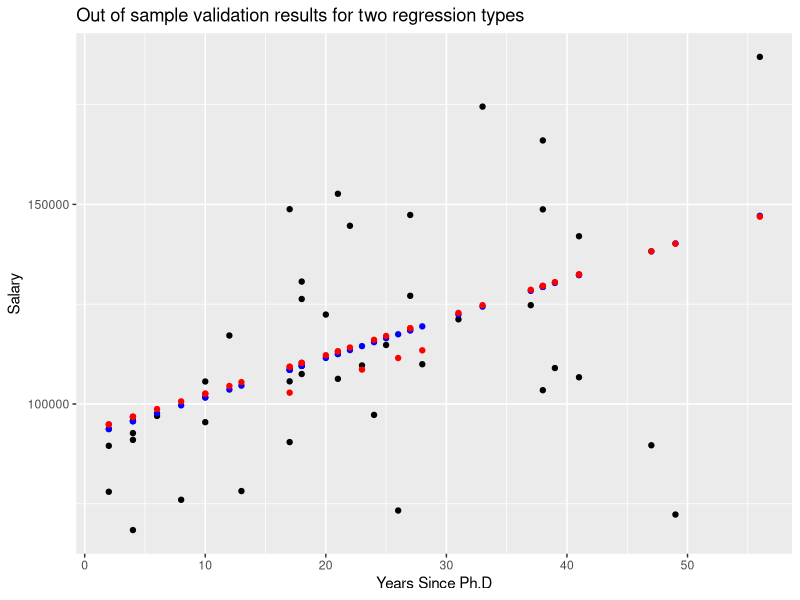

Reproduce this figure in R.
##############################################################################
## Worksheet 4: Out of sample validation
## Author: Amelia Bertozzi-Villa
## Description: Give an example of out-of-sample validation, using the 
##              Salaries dataset. The question: which regression is better at
##              predicting salary, a bivariate regression on yrs.since.phd
##              or a multivariate regression including sex?
##############################################################################

## load libraries
library(data.table)
library(ggplot2)
library(car)

## set a random seed: this ensures that even randomly shuffling the dataset is replicable
set.seed(572)

## load data 
data(Salaries)
Salaries <- data.table(Salaries)

## Hold out a random 10% of the data
random_order <- sample(nrow(Salaries)) # the "sample" function randomly shuffles vectors
Salaries <- Salaries[random_order] # reorder the data according to the random_order vector
testing_set <- Salaries[1:40]
training_set <- Salaries[41:nrow(Salaries)]

## Run regressions on training set:
bivariate_regression <- lm(salary ~ yrs.since.phd, data=training_set)
multivariate_regression <- lm(salary ~ yrs.since.phd + sex, data=training_set)

## Predict new values for TESTING set, using the "newdata" argument
testing_set[, predict_bi:= predict(bivariate_regression, newdata = testing_set)]
testing_set[, predict_multi:= predict(multivariate_regression, newdata = testing_set)]

## Plot the predicted and actual values: bivariate results in blue, multivariate in red
ggplot(testing_set, aes(x=yrs.since.phd)) +
  geom_point(aes(y=salary)) +
  geom_point(aes(y=predict_bi), color="blue") +
  geom_point(aes(y=predict_multi), color="red") +
  labs(title="Out of sample validation results for two regression types",
       x="Years Since Ph.D",
       y="Salary")

## Calculate error statistic
## RMSE, or root-mean squared error, is calculated by:
## 1. Calculating how far off each prediction is from the actual value (the "error")
## 2. Squaring that value (the "squared error")
## 3. Taking the mean of all squared errors in the testing set (the "mean squared error")
## 4. Taking the square root of the mean squared error (the "root mean squared error"):

testing_set[, squared_error_bi:=(predict_bi - salary)^2]
testing_set[, squared_error_multi:=(predict_multi - salary)^2]

rmse_bi <- sqrt(sum(testing_set$squared_error_bi)/nrow(testing_set))
rmse_multi <- sqrt(sum(testing_set$squared_error_multi)/nrow(testing_set))

## We get a slightly lower RMSE value for the bivariate than the multivariate regression, which suggests that the bivariate regression 
## is more predictive (we want a LOW root-mean squared error). However, we've just looked at one random 10% holdout of the data. To be more thorough,
## we should see what happens when we hold out a different random 10% of the data, and then a different one, and then a different one... Usually, 
## out-of-sample validation like this is repeated many times, and the model with the lowest RMSE on average is considered the best one. 

## Test yourself: can you use a "for" loop to repeat the code above 10 times, and find the *average* RMSE for the bivariate and multivariate regressions?






